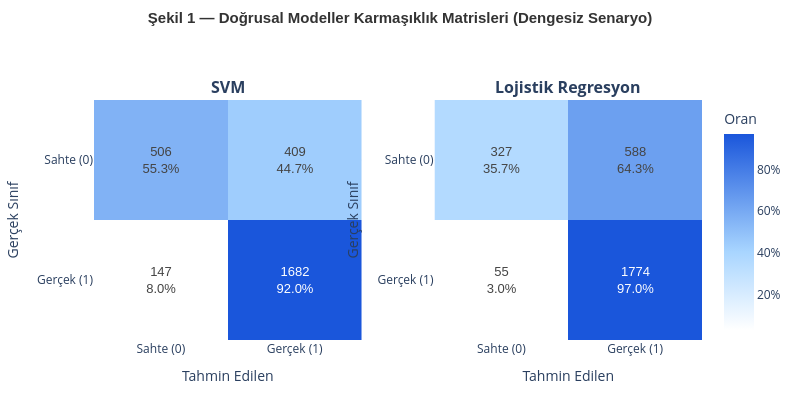
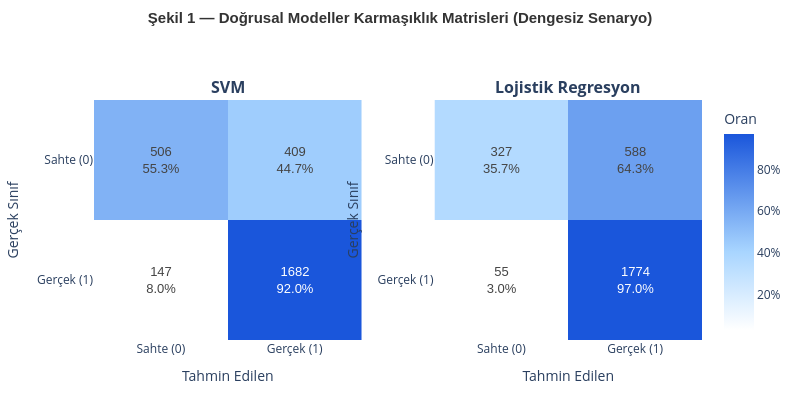

Here is the notebook cell these charts were saved with, in order:
### Code cell
# Şekil 1 — SVM ve LR Karmaşıklık Matrisleri (Dengesiz Senaryo)
from graphic import plot_dual_confusion_matrix
from sklearn.pipeline import Pipeline
from sklearn.feature_extraction.text import TfidfVectorizer
from sklearn.svm import SVC
from sklearn.linear_model import LogisticRegression

svm_pipe = Pipeline([("tfidf", TfidfVectorizer()), ("clf", SVC(kernel="linear", probability=True, random_state=42))])
svm_pipe.fit(train_df["text"], train_df["is_real"])
svm_preds = svm_pipe.predict(test_df["text"])

lr_pipe = Pipeline([("tfidf", TfidfVectorizer()), ("clf", LogisticRegression(l1_ratio=0, random_state=42))])
lr_pipe.fit(train_df["text"], train_df["is_real"])
lr_preds = lr_pipe.predict(test_df["text"])

plot_dual_confusion_matrix(
    "Şekil 1 — Doğrusal Modeller Karmaşıklık Matrisleri (Dengesiz Senaryo)",
    test_df["is_real"], svm_preds, "SVM",
    test_df["is_real"], lr_preds, "Lojistik Regresyon",
)

### Figure 1 — Plotly figure (JSON) as saved in the notebook; plotly's stock layout.template omitted (floating-point values rounded to 4 significant figures)
{"data": [{"colorbar": {"tickformat": ".0%", "title": {"text": "Oran"}, "x": 1.02}, "colorscale": [[0, "#ffffff"], [0.4, "#a8d5ff"], [1, "#1a56db"]], "hovertemplate": "Gerçek: %{y}<br>Tahmin: %{x}<br>%{text}<extra></extra>", "showscale": false, "text": [["506<br>55.3%", "409<br>44.7%"], ["147<br>8.0%", "1682<br>92.0%"]], "textfont": {"family": "Arial", "size": 13}, "texttemplate": "%{text}", "type": "heatmap", "x": ["Sahte (0)", "Gerçek (1)"], "xaxis": "x", "y": ["Sahte (0)", "Gerçek (1)"], "yaxis": "y", "z": [[0.553, 0.447], [0.08037, 0.9196]]}, {"colorbar": {"tickformat": ".0%", "title": {"text": "Oran"}, "x": 1.02}, "colorscale": [[0, "#ffffff"], [0.4, "#a8d5ff"], [1, "#1a56db"]], "hovertemplate": "Gerçek: %{y}<br>Tahmin: %{x}<br>%{text}<extra></extra>", "showscale": true, "text": [["327<br>35.7%", "588<br>64.3%"], ["55<br>3.0%", "1774<br>97.0%"]], "textfont": {"family": "Arial", "size": 13}, "texttemplate": "%{text}", "type": "heatmap", "x": ["Sahte (0)", "Gerçek (1)"], "xaxis": "x2", "y": ["Sahte (0)", "Gerçek (1)"], "yaxis": "y2", "z": [[0.3574, 0.6426], [0.03007, 0.9699]]}], "layout": {"annotations": [{"font": {"size": 16}, "showarrow": false, "text": "<b>SVM</b>", "x": 0.22, "xanchor": "center", "xref": "paper", "y": 1, "yanchor": "bottom", "yref": "paper"}, {"font": {"size": 16}, "showarrow": false, "text": "<b>Lojistik Regresyon</b>", "x": 0.78, "xanchor": "center", "xref": "paper", "y": 1, "yanchor": "bottom", "yref": "paper"}], "height": 420, "margin": {"b": 80, "l": 80, "r": 80, "t": 100}, "title": {"font": {"color": "#333", "family": "Arial", "size": 15}, "text": "<b>Şekil 1 — Doğrusal Modeller Karmaşıklık Matrisleri (Dengesiz Senaryo)</b>", "x": 0.5, "xanchor": "center", "y": 0.97}, "width": 800, "xaxis": {"anchor": "y", "domain": [0, 0.44], "title": {"text": "Tahmin Edilen"}}, "xaxis2": {"anchor": "y2", "domain": [0.56, 1], "title": {"text": "Tahmin Edilen"}}, "yaxis": {"anchor": "x", "autorange": "reversed", "domain": [0, 1], "title": {"text": "Gerçek Sınıf"}}, "yaxis2": {"anchor": "x2", "autorange": "reversed", "domain": [0, 1], "title": {"text": "Gerçek Sınıf"}}}}

### Figure 2 — Plotly figure (JSON) as saved in the notebook; plotly's stock layout.template omitted (floating-point values rounded to 4 significant figures)
{"data": [{"colorbar": {"tickformat": ".0%", "title": {"text": "Oran"}, "x": 1.02}, "colorscale": [[0, "#ffffff"], [0.4, "#a8d5ff"], [1, "#1a56db"]], "hovertemplate": "Gerçek: %{y}<br>Tahmin: %{x}<br>%{text}<extra></extra>", "showscale": false, "text": [["506<br>55.3%", "409<br>44.7%"], ["147<br>8.0%", "1682<br>92.0%"]], "textfont": {"family": "Arial", "size": 13}, "texttemplate": "%{text}", "type": "heatmap", "x": ["Sahte (0)", "Gerçek (1)"], "xaxis": "x", "y": ["Sahte (0)", "Gerçek (1)"], "yaxis": "y", "z": [[0.553, 0.447], [0.08037, 0.9196]]}, {"colorbar": {"tickformat": ".0%", "title": {"text": "Oran"}, "x": 1.02}, "colorscale": [[0, "#ffffff"], [0.4, "#a8d5ff"], [1, "#1a56db"]], "hovertemplate": "Gerçek: %{y}<br>Tahmin: %{x}<br>%{text}<extra></extra>", "showscale": true, "text": [["327<br>35.7%", "588<br>64.3%"], ["55<br>3.0%", "1774<br>97.0%"]], "textfont": {"family": "Arial", "size": 13}, "texttemplate": "%{text}", "type": "heatmap", "x": ["Sahte (0)", "Gerçek (1)"], "xaxis": "x2", "y": ["Sahte (0)", "Gerçek (1)"], "yaxis": "y2", "z": [[0.3574, 0.6426], [0.03007, 0.9699]]}], "layout": {"annotations": [{"font": {"size": 16}, "showarrow": false, "text": "<b>SVM</b>", "x": 0.22, "xanchor": "center", "xref": "paper", "y": 1, "yanchor": "bottom", "yref": "paper"}, {"font": {"size": 16}, "showarrow": false, "text": "<b>Lojistik Regresyon</b>", "x": 0.78, "xanchor": "center", "xref": "paper", "y": 1, "yanchor": "bottom", "yref": "paper"}], "height": 420, "margin": {"b": 80, "l": 80, "r": 80, "t": 100}, "title": {"font": {"color": "#333", "family": "Arial", "size": 15}, "text": "<b>Şekil 1 — Doğrusal Modeller Karmaşıklık Matrisleri (Dengesiz Senaryo)</b>", "x": 0.5, "xanchor": "center", "y": 0.97}, "width": 800, "xaxis": {"anchor": "y", "domain": [0, 0.44], "title": {"text": "Tahmin Edilen"}}, "xaxis2": {"anchor": "y2", "domain": [0.56, 1], "title": {"text": "Tahmin Edilen"}}, "yaxis": {"anchor": "x", "autorange": "reversed", "domain": [0, 1], "title": {"text": "Gerçek Sınıf"}}, "yaxis2": {"anchor": "x2", "autorange": "reversed", "domain": [0, 1], "title": {"text": "Gerçek Sınıf"}}}}
